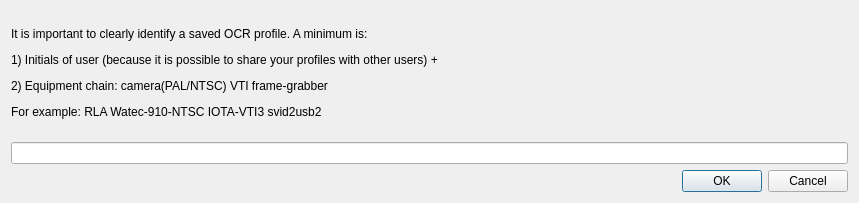
<?xml version="1.0" encoding="UTF-8"?>
<ui version="4.0">
 <class>ocrNameDialog</class>
 <widget class="QDialog" name="ocrNameDialog">
  <property name="geometry">
   <rect>
    <x>0</x>
    <y>0</y>
    <width>859</width>
    <height>203</height>
   </rect>
  </property>
  <property name="sizePolicy">
   <sizepolicy hsizetype="Preferred" vsizetype="Fixed">
    <horstretch>0</horstretch>
    <verstretch>0</verstretch>
   </sizepolicy>
  </property>
  <property name="minimumSize">
   <size>
    <width>0</width>
    <height>0</height>
   </size>
  </property>
  <property name="maximumSize">
   <size>
    <width>16777215</width>
    <height>300</height>
   </size>
  </property>
  <property name="windowTitle">
   <string>OCR Profile Name </string>
  </property>
  <layout class="QGridLayout" name="gridLayout">
   <item row="0" column="0">
    <widget class="QLabel" name="label">
     <property name="text">
      <string>&lt;html&gt;&lt;head/&gt;&lt;body&gt;&lt;p&gt;It is important to clearly identify a saved OCR profile. A minimum is:&lt;/p&gt;&lt;p&gt;1) Initials of user (because it is possible to share your profiles with other users) +&lt;/p&gt;&lt;p&gt;2) Equipment chain: camera(PAL/NTSC) VTI frame-grabber&lt;/p&gt;&lt;p&gt;For example: RLA Watec-910-NTSC IOTA-VTI3 svid2usb2&lt;/p&gt;&lt;/body&gt;&lt;/html&gt;</string>
     </property>
    </widget>
   </item>
   <item row="1" column="0">
    <widget class="QLineEdit" name="profileNameEdit"/>
   </item>
   <item row="2" column="0">
    <widget class="QDialogButtonBox" name="buttonBox">
     <property name="orientation">
      <enum>Qt::Horizontal</enum>
     </property>
     <property name="standardButtons">
      <set>QDialogButtonBox::Cancel|QDialogButtonBox::Ok</set>
     </property>
    </widget>
   </item>
  </layout>
 </widget>
 <resources/>
 <connections>
  <connection>
   <sender>buttonBox</sender>
   <signal>accepted()</signal>
   <receiver>ocrNameDialog</receiver>
   <slot>accept()</slot>
   <hints>
    <hint type="sourcelabel">
     <x>248</x>
     <y>254</y>
    </hint>
    <hint type="destinationlabel">
     <x>157</x>
     <y>274</y>
    </hint>
   </hints>
  </connection>
  <connection>
   <sender>buttonBox</sender>
   <signal>rejected()</signal>
   <receiver>ocrNameDialog</receiver>
   <slot>reject()</slot>
   <hints>
    <hint type="sourcelabel">
     <x>316</x>
     <y>260</y>
    </hint>
    <hint type="destinationlabel">
     <x>286</x>
     <y>274</y>
    </hint>
   </hints>
  </connection>
 </connections>
</ui>
